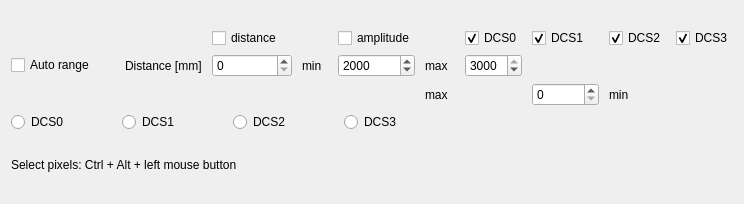
<?xml version="1.0" encoding="UTF-8"?>
<ui version="4.0">
 <class>WidgetPixelScope</class>
 <widget class="QWidget" name="WidgetPixelScope">
  <property name="geometry">
   <rect>
    <x>0</x>
    <y>0</y>
    <width>702</width>
    <height>204</height>
   </rect>
  </property>
  <property name="windowTitle">
   <string>PixelScope</string>
  </property>
  <layout class="QGridLayout" name="gridLayout_3">
   <item row="0" column="0" colspan="4">
    <layout class="QGridLayout" name="gridLayout_2">
     <property name="horizontalSpacing">
      <number>10</number>
     </property>
     <item row="2" column="0">
      <widget class="QCheckBox" name="checkBoxAutoScale">
       <property name="sizePolicy">
        <sizepolicy hsizetype="Minimum" vsizetype="Fixed">
         <horstretch>0</horstretch>
         <verstretch>0</verstretch>
        </sizepolicy>
       </property>
       <property name="focusPolicy">
        <enum>Qt::NoFocus</enum>
       </property>
       <property name="toolTip">
        <string>&lt;html&gt;&lt;head/&gt;&lt;body&gt;&lt;p&gt;&lt;span style=&quot; font-size:10pt;&quot;&gt;Turn on/off auto scaling. If auto scale is on the axis range is floating depending from current minimal and maximal signal level.&lt;/span&gt;&lt;/p&gt;&lt;/body&gt;&lt;/html&gt;</string>
       </property>
       <property name="text">
        <string>Auto range</string>
       </property>
      </widget>
     </item>
     <item row="1" column="11">
      <widget class="QCheckBox" name="checkBoxShowDcs2">
       <property name="toolTip">
        <string>show DCS2 curve</string>
       </property>
       <property name="text">
        <string>DCS2</string>
       </property>
       <property name="checked">
        <bool>true</bool>
       </property>
      </widget>
     </item>
     <item row="3" column="10">
      <widget class="QSpinBox" name="spinBoxRightMin">
       <property name="minimumSize">
        <size>
         <width>0</width>
         <height>0</height>
        </size>
       </property>
       <property name="toolTip">
        <string>&lt;html&gt;&lt;head/&gt;&lt;body&gt;&lt;p&gt;Minimum value for amplitude axis&lt;/p&gt;&lt;/body&gt;&lt;/html&gt;</string>
       </property>
       <property name="keyboardTracking">
        <bool>false</bool>
       </property>
       <property name="maximum">
        <number>200000</number>
       </property>
       <property name="singleStep">
        <number>10</number>
       </property>
      </widget>
     </item>
     <item row="1" column="12">
      <widget class="QCheckBox" name="checkBoxShowDcs3">
       <property name="toolTip">
        <string>show DCS3 curve</string>
       </property>
       <property name="text">
        <string>DCS3</string>
       </property>
       <property name="checked">
        <bool>true</bool>
       </property>
      </widget>
     </item>
     <item row="1" column="10">
      <widget class="QCheckBox" name="checkBoxShowDcs1">
       <property name="toolTip">
        <string>show DCS1 curve</string>
       </property>
       <property name="text">
        <string>DCS1</string>
       </property>
       <property name="checked">
        <bool>true</bool>
       </property>
      </widget>
     </item>
     <item row="2" column="7">
      <widget class="QLabel" name="labelLeftMax">
       <property name="text">
        <string>max  </string>
       </property>
       <property name="alignment">
        <set>Qt::AlignLeading|Qt::AlignLeft|Qt::AlignVCenter</set>
       </property>
      </widget>
     </item>
     <item row="2" column="6">
      <widget class="QSpinBox" name="spinBoxLeftMax">
       <property name="minimumSize">
        <size>
         <width>0</width>
         <height>0</height>
        </size>
       </property>
       <property name="toolTip">
        <string>&lt;html&gt;&lt;head/&gt;&lt;body&gt;&lt;p&gt;&lt;span style=&quot; font-size:10pt;&quot;&gt;Maximum value for distance or amplitude axis&lt;/span&gt;&lt;/p&gt;&lt;/body&gt;&lt;/html&gt;</string>
       </property>
       <property name="keyboardTracking">
        <bool>false</bool>
       </property>
       <property name="suffix">
        <string/>
       </property>
       <property name="minimum">
        <number>1</number>
       </property>
       <property name="maximum">
        <number>99999</number>
       </property>
       <property name="singleStep">
        <number>10</number>
       </property>
       <property name="value">
        <number>2000</number>
       </property>
      </widget>
     </item>
     <item row="2" column="2">
      <widget class="QLabel" name="lMeasurementType">
       <property name="text">
        <string>Distance [mm]</string>
       </property>
      </widget>
     </item>
     <item row="2" column="1">
      <spacer name="horizontalSpacer_3">
       <property name="orientation">
        <enum>Qt::Horizontal</enum>
       </property>
       <property name="sizeType">
        <enum>QSizePolicy::Fixed</enum>
       </property>
       <property name="sizeHint" stdset="0">
        <size>
         <width>10</width>
         <height>20</height>
        </size>
       </property>
      </spacer>
     </item>
     <item row="2" column="8">
      <widget class="QSpinBox" name="spinBoxRightMax">
       <property name="minimumSize">
        <size>
         <width>0</width>
         <height>0</height>
        </size>
       </property>
       <property name="toolTip">
        <string>&lt;html&gt;&lt;head/&gt;&lt;body&gt;&lt;p&gt;Maximum value for amplitude axis&lt;/p&gt;&lt;/body&gt;&lt;/html&gt;</string>
       </property>
       <property name="keyboardTracking">
        <bool>false</bool>
       </property>
       <property name="minimum">
        <number>1</number>
       </property>
       <property name="maximum">
        <number>3000</number>
       </property>
       <property name="singleStep">
        <number>10</number>
       </property>
       <property name="value">
        <number>3000</number>
       </property>
      </widget>
     </item>
     <item row="3" column="7">
      <widget class="QLabel" name="labelRightMax">
       <property name="text">
        <string>max</string>
       </property>
      </widget>
     </item>
     <item row="1" column="3">
      <widget class="QCheckBox" name="checkBoxShowLeft">
       <property name="sizePolicy">
        <sizepolicy hsizetype="Minimum" vsizetype="Fixed">
         <horstretch>0</horstretch>
         <verstretch>0</verstretch>
        </sizepolicy>
       </property>
       <property name="focusPolicy">
        <enum>Qt::NoFocus</enum>
       </property>
       <property name="toolTip">
        <string/>
       </property>
       <property name="layoutDirection">
        <enum>Qt::LeftToRight</enum>
       </property>
       <property name="text">
        <string>distance</string>
       </property>
      </widget>
     </item>
     <item row="2" column="13">
      <spacer name="horizontalSpacer">
       <property name="orientation">
        <enum>Qt::Horizontal</enum>
       </property>
       <property name="sizeHint" stdset="0">
        <size>
         <width>40</width>
         <height>20</height>
        </size>
       </property>
      </spacer>
     </item>
     <item row="2" column="5">
      <widget class="QLabel" name="labelLeftMin">
       <property name="text">
        <string>min  </string>
       </property>
       <property name="alignment">
        <set>Qt::AlignLeading|Qt::AlignLeft|Qt::AlignVCenter</set>
       </property>
      </widget>
     </item>
     <item row="1" column="8">
      <widget class="QCheckBox" name="checkBoxShowDcs0">
       <property name="toolTip">
        <string>show DCS0 curve</string>
       </property>
       <property name="text">
        <string>DCS0</string>
       </property>
       <property name="checked">
        <bool>true</bool>
       </property>
      </widget>
     </item>
     <item row="1" column="6">
      <widget class="QCheckBox" name="checkBoxShowRight">
       <property name="sizePolicy">
        <sizepolicy hsizetype="Minimum" vsizetype="Fixed">
         <horstretch>0</horstretch>
         <verstretch>0</verstretch>
        </sizepolicy>
       </property>
       <property name="minimumSize">
        <size>
         <width>0</width>
         <height>0</height>
        </size>
       </property>
       <property name="focusPolicy">
        <enum>Qt::NoFocus</enum>
       </property>
       <property name="toolTip">
        <string/>
       </property>
       <property name="layoutDirection">
        <enum>Qt::LeftToRight</enum>
       </property>
       <property name="text">
        <string>amplitude</string>
       </property>
      </widget>
     </item>
     <item row="2" column="3" colspan="2">
      <widget class="QSpinBox" name="spinBoxLeftMin">
       <property name="minimumSize">
        <size>
         <width>0</width>
         <height>0</height>
        </size>
       </property>
       <property name="toolTip">
        <string>&lt;html&gt;&lt;head/&gt;&lt;body&gt;&lt;p&gt;&lt;span style=&quot; font-size:10pt;&quot;&gt;Minimum value for distance or amplitude axis&lt;/span&gt;&lt;/p&gt;&lt;/body&gt;&lt;/html&gt;</string>
       </property>
       <property name="keyboardTracking">
        <bool>false</bool>
       </property>
       <property name="suffix">
        <string/>
       </property>
       <property name="maximum">
        <number>99999</number>
       </property>
       <property name="singleStep">
        <number>10</number>
       </property>
       <property name="value">
        <number>0</number>
       </property>
      </widget>
     </item>
     <item row="3" column="11">
      <widget class="QLabel" name="labelRightMin">
       <property name="text">
        <string>min</string>
       </property>
      </widget>
     </item>
     <item row="4" column="0" colspan="8">
      <layout class="QHBoxLayout" name="horizontalLayout_3">
       <item>
        <widget class="QRadioButton" name="rbDCS0">
         <property name="text">
          <string>DCS0</string>
         </property>
        </widget>
       </item>
       <item>
        <widget class="QRadioButton" name="rbDCS1">
         <property name="text">
          <string>DCS1</string>
         </property>
        </widget>
       </item>
       <item>
        <widget class="QRadioButton" name="rbDCS2">
         <property name="text">
          <string>DCS2</string>
         </property>
        </widget>
       </item>
       <item>
        <widget class="QRadioButton" name="rbDCS3">
         <property name="text">
          <string>DCS3</string>
         </property>
        </widget>
       </item>
      </layout>
     </item>
    </layout>
   </item>
   <item row="1" column="0" colspan="4">
    <layout class="QGridLayout" name="gridLayout" rowstretch="0" columnstretch="0"/>
   </item>
   <item row="2" column="3">
    <widget class="QLabel" name="labelActValue">
     <property name="text">
      <string/>
     </property>
    </widget>
   </item>
   <item row="2" column="1">
    <spacer name="horizontalSpacer_2">
     <property name="orientation">
      <enum>Qt::Horizontal</enum>
     </property>
     <property name="sizeHint" stdset="0">
      <size>
       <width>40</width>
       <height>20</height>
      </size>
     </property>
    </spacer>
   </item>
   <item row="2" column="2">
    <widget class="QLabel" name="labelCoordinates">
     <property name="sizePolicy">
      <sizepolicy hsizetype="Preferred" vsizetype="Fixed">
       <horstretch>1</horstretch>
       <verstretch>0</verstretch>
      </sizepolicy>
     </property>
     <property name="text">
      <string/>
     </property>
    </widget>
   </item>
   <item row="2" column="0">
    <widget class="QLabel" name="label">
     <property name="sizePolicy">
      <sizepolicy hsizetype="Minimum" vsizetype="Fixed">
       <horstretch>0</horstretch>
       <verstretch>0</verstretch>
      </sizepolicy>
     </property>
     <property name="toolTip">
      <string>&lt;html&gt;&lt;head/&gt;&lt;body&gt;&lt;p&gt;&lt;span style=&quot; font-size:10pt;&quot;&gt;Select pixels: Ctrl + Alt + left mouse button&lt;/span&gt;&lt;/p&gt;&lt;p&gt;&lt;span style=&quot; font-size:10pt;&quot;&gt;Deselect: Ctrl + Alt + right mouse button&lt;/span&gt;&lt;/p&gt;&lt;p&gt;&lt;span style=&quot; font-size:10pt;&quot;&gt;Deselect all: right mouse button&lt;/span&gt;&lt;/p&gt;&lt;/body&gt;&lt;/html&gt;</string>
     </property>
     <property name="text">
      <string>Select pixels: Ctrl + Alt + left mouse button</string>
     </property>
    </widget>
   </item>
  </layout>
 </widget>
 <resources/>
 <connections/>
</ui>
